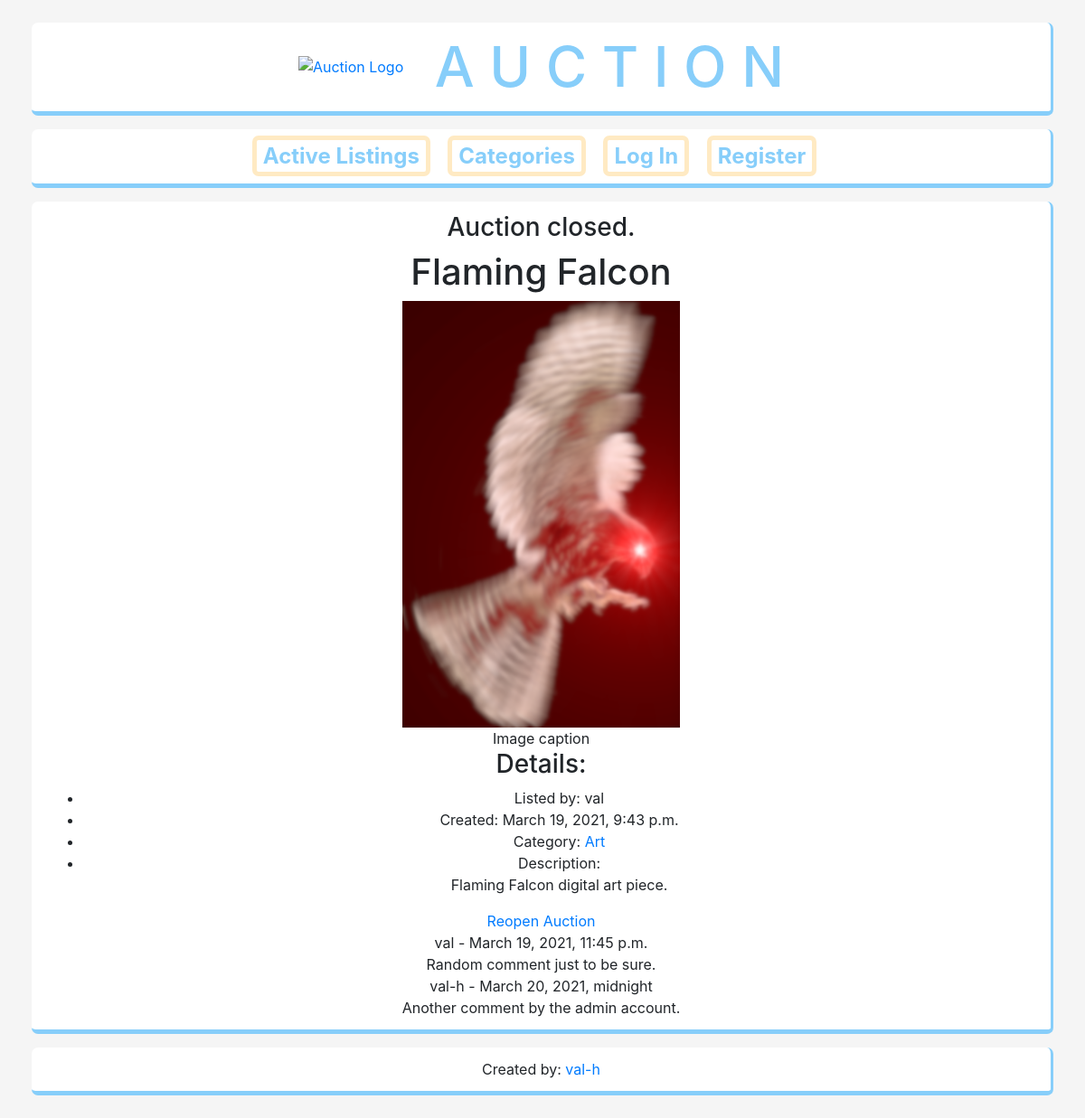
Before: /listing/1 with the older database file.
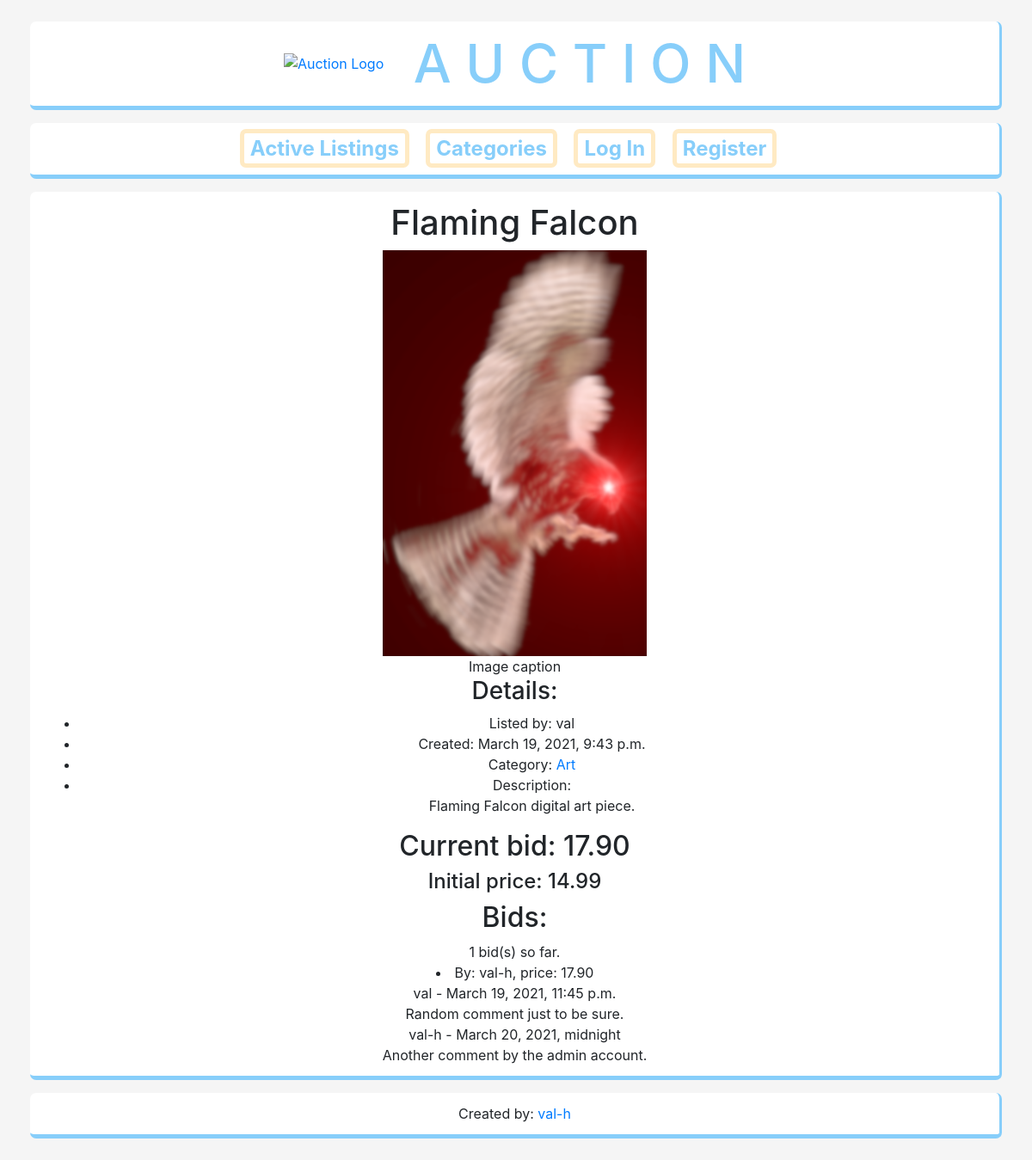
After: the same page with the newer database file.
### auctions/models.py (models this page shows, shortened)
class Listing(models.Model):
    title = models.CharField(max_length=80)
    description = models.TextField()
    owner = models.ForeignKey(User, on_delete=models.CASCADE, related_name="listings")
    date = models.DateTimeField(auto_now_add=True)
    start_price = models.DecimalField(max_digits=12, decimal_places=2)
    current_price = models.DecimalField(max_digits=12, decimal_places=2)
    active = models.BooleanField(default=True)
    winner = models.ForeignKey(User, blank=True, null=True, on_delete=models.CASCADE, related_name="auctions_won")
    image = models.ImageField(upload_to="images/", blank=True)
    category = models.ForeignKey(Category, on_delete=models.PROTECT, blank=True, related_name="listings")

class User(AbstractUser):
    pass

class Category(models.Model):
    title = models.CharField(max_length=40)
    description = models.TextField()
    def __str__(self) -> str:
        return f"{self.title}"

class Comment(models.Model):
    owner = models.ForeignKey(User, on_delete=models.CASCADE, related_name="comments")
    listing = models.ForeignKey(Listing, on_delete=models.CASCADE, related_name="comments")
    date = models.DateTimeField(auto_now_add=True)
    content = models.TextField()

class Bid(models.Model):
    listing = models.ForeignKey(Listing, on_delete=models.CASCADE, related_name="bids")
    bidder = models.ForeignKey(User, on_delete=models.CASCADE, related_name='bids')
    date = models.DateTimeField(auto_now_add=True)
    amount = models.DecimalField(max_digits=12, decimal_places=2)

### auctions/views.py (the view)
# urls.py: path("listing/<int:listing_id>", views.listing_view, name="listing"),
def listing_view(request, listing_id):
    listing = Listing.objects.get(id=listing_id)
    bids = listing.bids.all()
    total_bids = len(bids)
    user_watchlist = None
    if request.user.is_authenticated:
        user_watchlist = _get_watchlist(request.user).listings.all()
    comments = listing.comments.all()
    return render(request, 'auctions/listing.html', {
        'listing': listing,
        'bids': bids,
        'total_bids': total_bids,
        'user_watchlist': user_watchlist,
        'comments': comments,
        'bid_form': BidForm(crnt_b=None, l=listing),
        'comment_form': CommentForm(),
    })

### auctions/templates/auctions/listing.html (shortened to what this page needs)
{% extends 'auctions/layout.html' %}
{% block body %}
{% if listing.active == False %}
    <h3>Auction closed.</h3>
{% endif %}
<div id="listing-main">
    <h1>{{ listing.title }}</h1>
    {% if listing.image %}
    <div id="img-listing">
        <img src="{{ listing.image.url }}" style="max-width: 600px;" alt="Listing Image">
        <div id="img-caption">
            Image caption
        </div>
    </div>
    {% endif %}
</div>
<div id="listing-details">
    <h3>Details:</h3>
    <ul>
        <li>Listed by: {{ listing.owner }}</li>
        <li>Created: {{ listing.date }}</li>
        {% if listing.category %}
        <li>Category:
            <a href="{% url 'auctions:category' listing.category.id %}">{{ listing.category }}</a>
        </li>
        {% else %}
        <li>Category: No category!</li>
        {% endif %}
        <li>Description:</li>
        <p>{{ listing.description }}</p>
    </ul>
</div>
{% if listing.active == True %}
    <div id="listing-bids">
        <h2>Current bid: {{ listing.current_price }}</h2>
        <h4>Initial price: {{ listing.start_price }}</h4>
        <h2>Bids: </h2>
        <span>{{ total_bids }} bid(s) so far.</span>
        {% for bid in bids %}
            <li>By: {{ bid.bidder }}, price: {{ bid.amount }}</li>
        <!-- {% empty %}
            <li>No available bids.</li> -->
        {% endfor %}
    </div>
    {% else %}
    <a href="{% url 'auctions:reopen_auction' listing.id %}">Reopen Auction</a>
{% endif %}
    <div id="listing-comment-section">
        {% for comment in comments %}
            <div class="comment">
                <div>{{ comment.owner }} - {{ comment.date }}</div>
                <div>{{ comment.content }}</div>
            </div>
        {% endfor %}
    </div>
{% endblock %}

### auctions/templates/auctions/layout.html (shortened to what this page needs)
{% load static %}
<!DOCTYPE html>
<html lang="en">
    <head>
        <link rel="stylesheet" href="https://stackpath.bootstrapcdn.com/bootstrap/4.4.1/css/bootstrap.min.css">
        <link href="{% static 'auctions/style.css' %}" rel="stylesheet">
    </head>
    <body>
        <header>
            <a href="{% url 'auctions:index' %}">
                <img id="logo" src="{% static 'admin/img/auction_logo.png' %}" alt="Auction Logo">
                <h1 id="title">A U C T I O N</h1>
            </a>
        </header>
        <nav>
            <a href="{% url 'auctions:index' %}">Active Listings</a>
            <a href="{% url 'auctions:categories' %}">Categories</a>
            {% if user.is_authenticated %}
            <a href="{% url 'auctions:create_listing' %}">Create listing</a>
            <a href="{% url 'auctions:watchlist' %}">Watchlist</a>
            <a href="{% url 'auctions:logout' %}">Log Out</a>
            {% else %}
            <a href="{% url 'auctions:login' %}">Log In</a>
            <a href="{% url 'auctions:register' %}">Register</a>
            {% endif %}
        </nav>
        <main>
            {% block body %}
            {% endblock %}
        </main>
        <footer>
            <div>Created by: <a href="https://github.com/val-h" target="_blank">val-h</a></div>
        </footer>
    </body>
</html>

### auctions/static/auctions/style.css (style rules this page uses)
footer, main, nav, header { background-color: white; margin: 15px 25px; padding: 12px 17px; border-radius: 7px; border-bottom: 5px solid lightskyblue; border-right: 3px solid lightskyblue; }
body { padding: 10px; background-color: whitesmoke; text-align: center; }
header a #logo { display: inline; max-width: 128px; margin-right: 30px; }
header a #title { display: inline; vertical-align: middle; font-size: 62px; color: lightskyblue; }
nav a { display: inline; color: lightskyblue; font-size: 24px; font-weight: 700; margin-right: 15px; padding: 3px 7px; border: 5px solid #ffeac3; border-radius: 7px; }
footer { vertical-align: middle; }

Changed rows visible on the page:
changed Listing "Flaming Falcon": active False → True (drawn); current_price (not shown) → "17.90"; start_price (not shown) → "14.99"
now on this page (row unchanged): Bid: bidder "val-h", amount "17.90"
Other visible differences:
{{ total_bids }}: (not shown) → "1"
text no longer shown: "Auction closed. Reopen Auction"
text now shown: "Current bid: Initial price: Bids: bid(s) so far."
